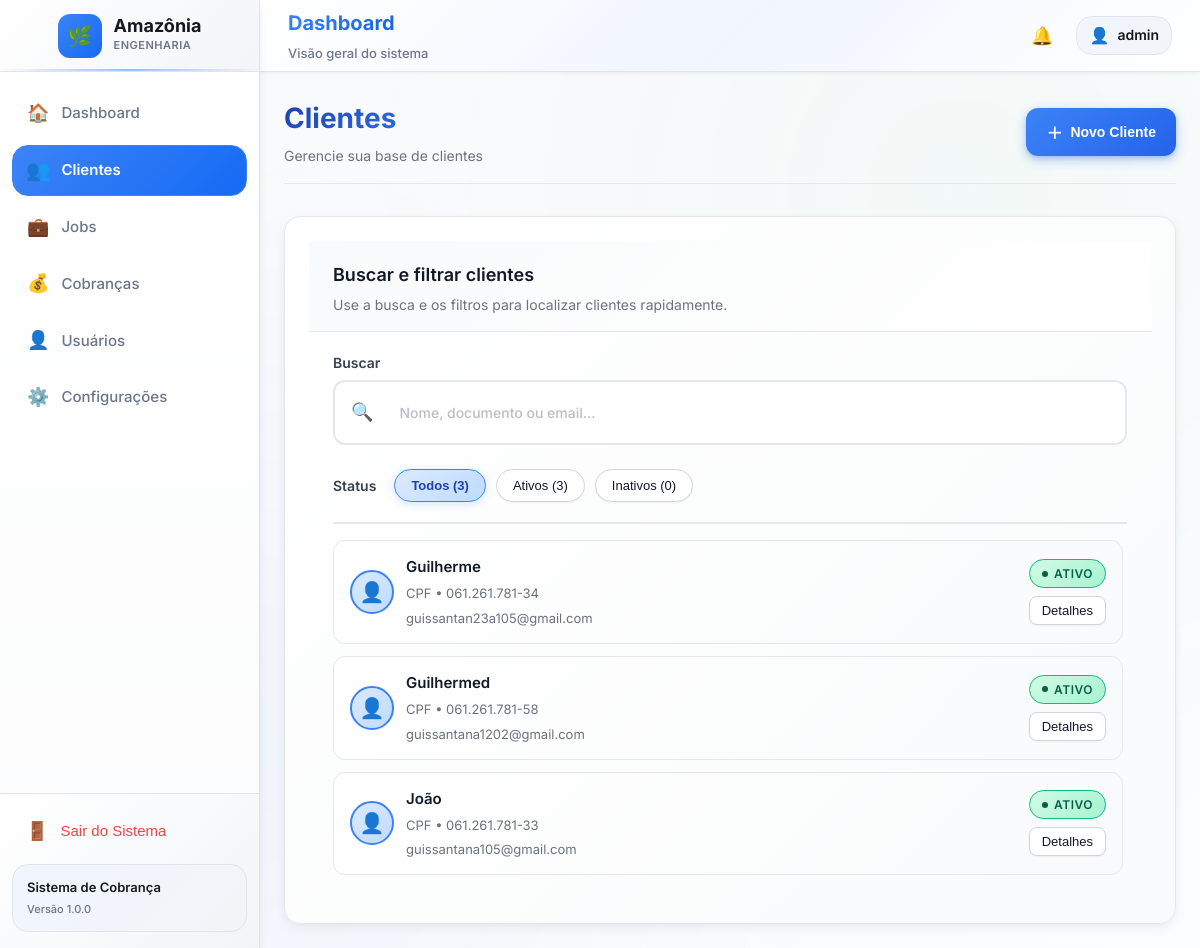
The page /clientes/ (signed in) on the database as committed earlier.
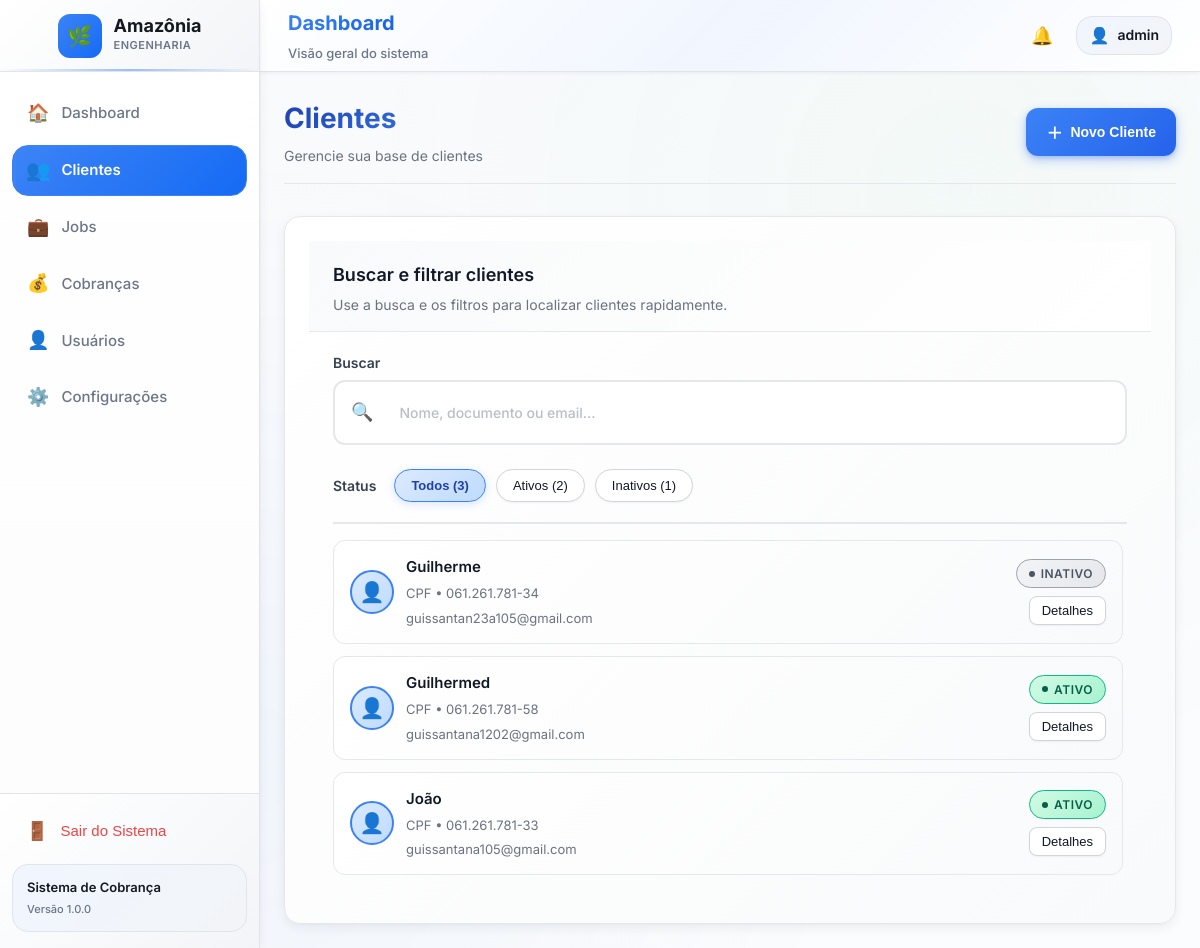
The same page on the database as committed later.
### app_financeiro/models.py (models this page shows, shortened)
class Client(models.Model):
    TYPE_CHOICES = [
        ('CPF', 'CPF'),
        ('CNPJ', 'CNPJ'),
    ]
    name = models.CharField(max_length=255)
    document = models.CharField(max_length=32, blank=True)
    type = models.CharField(max_length=4, choices=TYPE_CHOICES, default='CPF')
    email = models.EmailField(blank=True, null=True)
    phone = models.CharField(max_length=32, blank=True, null=True)
    address = models.TextField(blank=True)
    notes = models.TextField(blank=True)
    is_active = models.BooleanField(default=True)
    created_at = models.DateTimeField(auto_now_add=True)
    updated_at = models.DateTimeField(auto_now=True)
    class Meta:
        ordering = ['name']

### app_financeiro/views.py (the view)
# urls.py: path('clientes/', views.clientes, name='clientes'),
@login_required
def clientes(request):
    if request.method == "POST":
        form = ClientForm(request.POST)
        if form.is_valid():
            try:
                form.save()
                messages.success(request, "Cliente cadastrado com sucesso!")
                return redirect("clientes")
            except Exception as e:
                messages.error(request, f"Erro ao cadastrar cliente: {str(e)}")
    else:
        form = ClientForm()
    q = (request.GET.get("q") or "").strip()
    status = request.GET.get("status") or "todos"
    base_qs = Client.objects.all()
    total_count = base_qs.count()
    active_count = base_qs.filter(is_active=True).count()
    inactive_count = base_qs.filter(is_active=False).count()
    clients = base_qs
    if q:
        clients = clients.filter(
            Q(name__icontains=q)
            | Q(document__icontains=q)
            | Q(email__icontains=q)
        )
    if status == "ativo":
        clients = clients.filter(is_active=True)
    elif status == "inativo":
        clients = clients.filter(is_active=False)
    context = get_base_context(request)
    context.update({
        "page_title": "Clientes",
        "form": form,
        "clients": clients.order_by("name"),
        "total_count": total_count,
        "active_count": active_count,
        "inactive_count": inactive_count,
    })
    return render(request, "clientes/clientes.html", context)

### app_financeiro/forms.py
class ClientForm(forms.ModelForm):
    class Meta:
        model = Client
        fields = [
            "name",
            "document",
            "type",
            "email",
            "phone",
            "address",
            "notes",
            "is_active",
        ]
        widgets = {
            "name": forms.TextInput(attrs={"class": "input"}),
            "document": forms.TextInput(attrs={"class": "input"}),
            "type": forms.Select(attrs={"class": "select"}),
            "email": forms.EmailInput(attrs={"class": "input"}),
            "phone": forms.TextInput(attrs={"class": "input"}),
            "address": forms.Textarea(attrs={"class": "textarea"}),
            "notes": forms.Textarea(attrs={"class": "textarea"}),
            "is_active": forms.CheckboxInput(attrs={"class": "checkbox"}),
        }

### templates/clientes/clientes.html (shortened to what the changed rows need)
{% extends "components/layout.html" %}
{% load static %}
{% block extra_head %}
  <link rel="stylesheet" href="{% static 'css/clientes.css' %}">
{% endblock %}
{% block content %}
<div class="page clients-page">
  <div class="top-row">
    <div class="top-row-main">
      <h1>Clientes</h1>
    </div>
  </div>
  <div class="clients-layout clients-layout-single">
    <section class="card clients-filters">
      <div class="card-content">
        <form method="get" class="filters-form">
          <div class="filters-status">
            <span class="filters-status-label">Status</span>
            {% with status=request.GET.status|default:"todos" %}
            <button
              type="submit"
              name="status"
              value="todos"
              class="btn btn-chip {% if status == 'todos' %}is-active{% endif %}"
            >
              Todos ({{ total_count }})
            </button>
            <button
              type="submit"
              name="status"
              value="ativo"
              class="btn btn-chip {% if status == 'ativo' %}is-active{% endif %}"
            >
              Ativos ({{ active_count }})
            </button>
            <button
              type="submit"
              name="status"
              value="inativo"
              class="btn btn-chip {% if status == 'inativo' %}is-active{% endif %}"
            >
              Inativos ({{ inactive_count }})
            </button>
            {% endwith %}
          </div>
        </form>
        <div class="clients-inline-wrapper">
          {% if clients %}
          <ul class="clients-inline-list">
            {% for client in clients %}
            <li class="client-inline-item">
              <div class="client-inline-main">
                <div class="client-avatar">
                  {% if client.type == 'CNPJ' %}
                  <span>🏢</span>
                  {% else %}
                  <span>👤</span>
                  {% endif %}
                </div>
                <div class="client-inline-text">
                  <span class="client-inline-name">{{ client.name }}</span>
                  <span class="client-inline-sub">
                    {{ client.type }} • {{ client.document }}
                  </span>
                  {% if client.email %}
                  <span class="client-inline-sub">{{ client.email }}</span>
                  {% endif %}
                </div>
              </div>
              <div class="client-inline-status">
                {% if client.is_active %}
                <span class="status-badge status-active">Ativo</span>
                {% else %}
                <span class="status-badge status-inactive">Inativo</span>
                {% endif %}
                <div class="client-inline-actions">
                  <button
                    type="button"
                    class="btn btn-outline-sm js-open-detail"
                    data-id="{{ client.id }}"
                    data-name="{{ client.name }}"
                    data-type="{{ client.type }}"
                    data-document="{{ client.document }}"
                    data-email="{{ client.email|default_if_none:'' }}"
                    data-phone="{{ client.phone|default_if_none:'' }}"
                    data-address="{{ client.address|default_if_none:'' }}"
                    data-notes="{{ client.notes|default_if_none:'' }}"
                    data-is-active="{% if client.is_active %}true{% else %}false{% endif %}"
                  >
                    Detalhes
                  </button>
                </div>
              </div>
            </li>
            {% endfor %}
          </ul>
          {% endif %}
        </div>
      </div>
    </section>
  </div>
</div>
{% endblock %}

Rows that differ between the two databases and show on the page:
changed Client "Guilherme": is_active "ATIVO" → "INATIVO"
Other text that changed with them:
{{ active_count }}: "3" → "2"
{{ inactive_count }}: "0" → "1"
